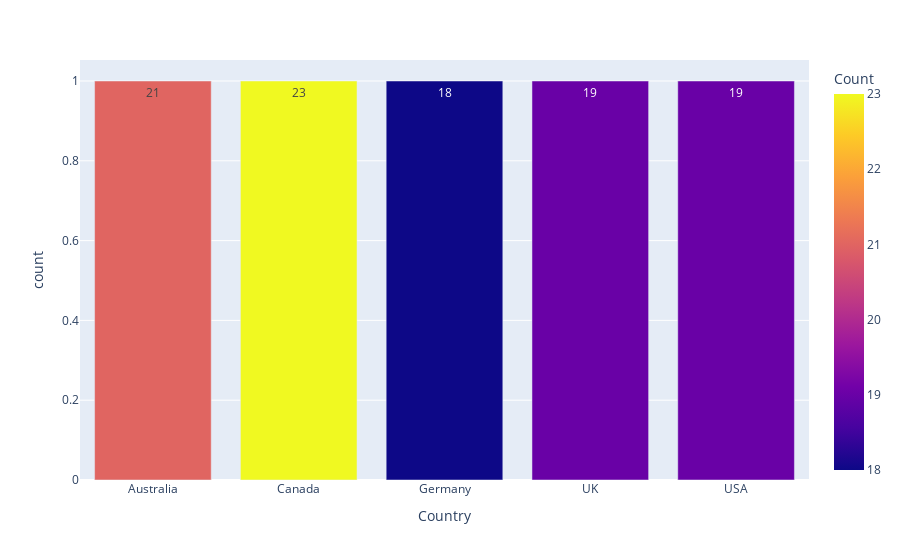

The notebook cell this image was saved under:
### Code cell
px.bar(data, x='Country', color='Count', text='Count')

### Figure 1 — Plotly figure (JSON) as saved in the notebook; plotly's stock layout.template omitted (floating-point values rounded to 4 significant figures)
{"data": [{"alignmentgroup": "True", "hovertemplate": "Country=%{x}<br>count=%{y}<br>Count=%{marker.color}<extra></extra>", "legendgroup": "", "marker": {"color": [21, 23, 18, 19, 19], "coloraxis": "coloraxis", "pattern": {"shape": ""}}, "name": "", "offsetgroup": "", "orientation": "v", "showlegend": false, "text": [21, 23, 18, 19, 19], "textposition": "auto", "type": "bar", "x": ["Australia", "Canada", "Germany", "UK", "USA"], "xaxis": "x", "y": [1, 1, 1, 1, 1], "yaxis": "y"}], "layout": {"autosize": true, "barmode": "relative", "coloraxis": {"colorbar": {"title": {"text": "Count"}}, "colorscale": [[0, "#0d0887"], [0.1111, "#46039f"], [0.2222, "#7201a8"], [0.3333, "#9c179e"], [0.4444, "#bd3786"], [0.5556, "#d8576b"], [0.6667, "#ed7953"], [0.7778, "#fb9f3a"], [0.8889, "#fdca26"], [1, "#f0f921"]]}, "legend": {"tracegroupgap": 0}, "margin": {"t": 60}, "xaxis": {"anchor": "y", "autorange": true, "domain": [0, 1], "range": [-0.5, 4.5], "title": {"text": "Country"}, "type": "category"}, "yaxis": {"anchor": "x", "autorange": true, "domain": [0, 1], "range": [0, 1.053], "title": {"text": "count"}, "type": "linear"}}}
